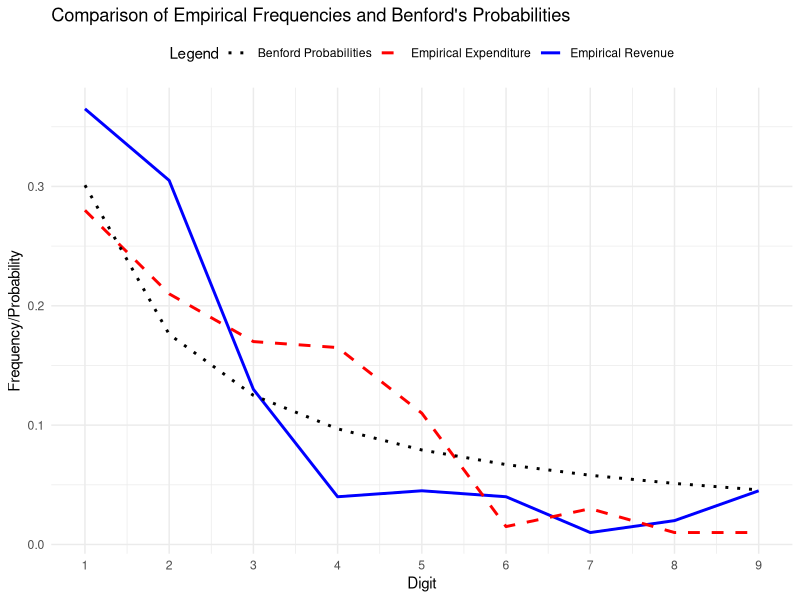

Source code (R):
## ---- chunk 1
#| label: Reading the data
#company_financials <- read.csv("C:/Users/lukat/Downloads/company_financials.csv")
company_financials <- read.csv("company_financials.csv")

head(company_financials,10)
## ---- chunk 2
str(company_financials)
## ---- chunk 3
Revenue_summary <- summary(company_financials$Revenue)
Expenditure_summary <- summary(company_financials$Expenditure)
print("Revenue Summary")
head(Revenue_summary)
print("Expenditure Summary")
head(Expenditure_summary)
## ---- chunk 4
Revenue <- company_financials$Revenue #Extract the revenue

Valid_revenue <- Revenue[!is.na(Revenue)] #Filter out 0 and NA revenue values

## ---- chunk 5
revenue_leading_digits <- as.numeric(substr(as.character(Valid_revenue), 1, 1))
## ---- chunk 6
Expenditure <- company_financials$Expenditure #Extract the expenditure

Valid_expenditure <- Expenditure[!is.na(Expenditure)] #Filter out 0 and NA expenditure values

expenditure_leading_digits <- as.numeric(substr(as.character(Valid_expenditure), 1, 1))
## ---- chunk 7
# First let us tabulate empirical frequencies
emp_freq_revenue <- table(revenue_leading_digits) / length(revenue_leading_digits)
emp_freq_expenditure <- table(expenditure_leading_digits) / length(expenditure_leading_digits)

# Create a data frame with empirical and Benford probabilities
Benford <- data.frame(
  Digit = 1:9,
  Empirical_Freq_Revenue = as.numeric(emp_freq_revenue[1:9]),
  Empirical_Freq_Expenditure = as.numeric(emp_freq_expenditure[1:9]),
  Benford_Prob = log10(1 + 1 / (1:9)))
## ---- chunk 8
library(knitr)
knitr::kable(Benford)
## ---- chunk 9
library(ggplot2)
ggplot(Benford, aes(x = Digit)) +
  geom_line(aes(y = Empirical_Freq_Revenue, color = "Empirical Revenue"), linewidth = 1) +
  geom_line(aes(y = Empirical_Freq_Expenditure, color = "Empirical Expenditure"), linewidth = 1, linetype = "dashed") +
  geom_line(aes(y = Benford_Prob, color = "Benford Probabilities"), linewidth = 1, linetype = "dotted") +
  labs(
    title = "Comparison of Empirical Frequencies and Benford's Probabilities",
    x = "Digit",
    y = "Frequency/Probability",
    color = "Legend"
  ) +
  scale_color_manual(values = c("Empirical Revenue" = "blue", "Empirical Expenditure" = "red", "Benford Probabilities" = "black")) +
  scale_x_continuous(breaks = 1:9) +
  theme_minimal() +
  theme(legend.position = "top")
